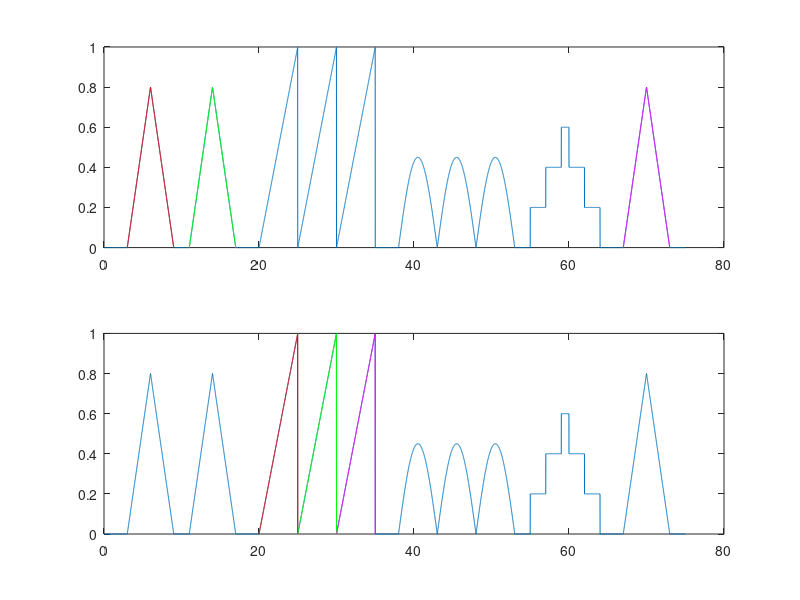

This chart was generated by the following MATLAB code:
clear; close all; clc;
a=load('dane_corr2.txt');

x=a(:,1)';

Fs=50;
t1=length(x)/Fs;
t=0.001:(1/Fs):t1;


tg=0:(1/Fs):14;
gauss=1.1*exp(-(tg-7).^2/(2*3));

tc=-98:(1/Fs):98;

xc=xcorr(x.^0.5,gauss.^0.5)+xcorr(1-x,1-gauss);
nr=find(xc==max(xc(:)),1,'first');
przes=tc(nr);

tt=0:(1/Fs):8;
troj=1.2*(1-abs(tt-4)/4).*(abs(tt-4)<=4);
xc1=xcorr(x.^0.5,troj.^0.5)+xcorr(1-x,1-troj);
nr1=find(xc1==max(xc1(:)),2,'first');
przes1=tc(nr1);

subplot(211), plot(t,x,tg+przes(1),gauss,'r');
subplot(212), plot(t,x,tt+przes1(1),troj,'r',tt+przes1(2),troj,'g');
przes()
przes1()

%%
clear; close all; clc;

a=load('dane_corr1.txt');
t=a(:,1)';
x=a(:,2)';

dt=t(2)-t(1);

ttroj=0:dt:6;
troj=0.8*(1-abs(ttroj-3)/3).*(abs(ttroj-3)<=3);

tc=-75:dt:75;

xct=xcorr(x.^0.5,troj.^0.5)+xcorr(1-x,1-troj);
nr=find(xct==max(xct(:)),3,'first');
przes=tc(nr);
subplot(211), plot(t,x,ttroj+przes(1),troj,'r',ttroj+przes(2),troj,'g',ttroj+przes(3),troj,'m');

tpila=0:dt:5;
pila=1.0.*(mod(tpila,5)/5);
%plot(t,x,tpila,pila,'r');

xcp=xcorr(x.^0.5,pila.^0.5)+xcorr(1-x,1-pila);
nr=find(xcp>=0.99999*max(xcp(:)),3,'first');
przes1=tc(nr);
subplot(212), plot(t,x,tpila+przes1(1),pila,'r',tpila+przes1(2),pila,'g',tpila+przes1(3),pila,'m');